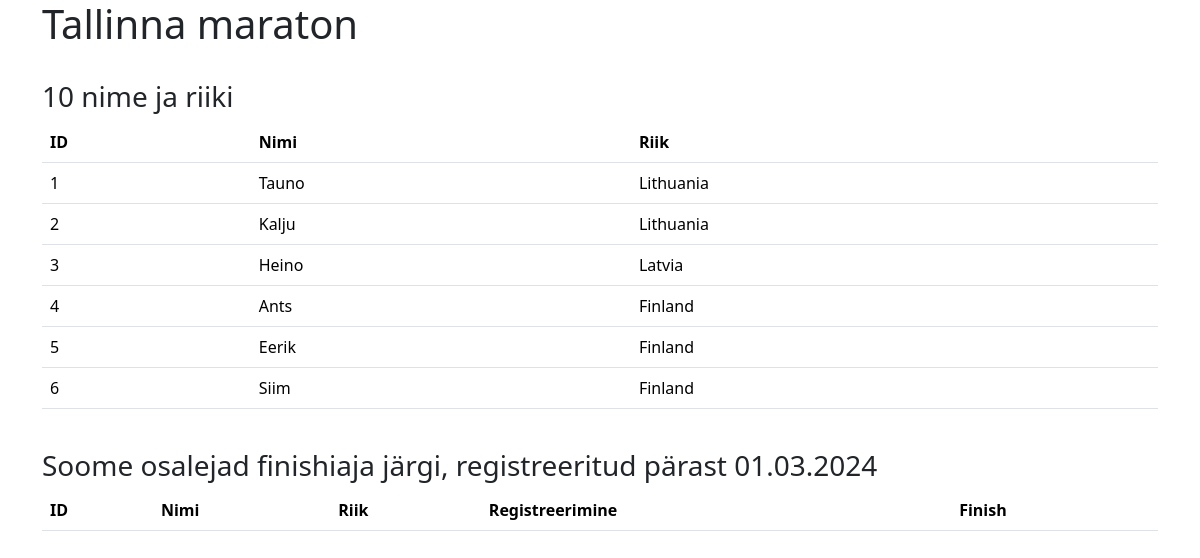
/tallinn_marathon/index.php, run on an earlier commit of the app's database.
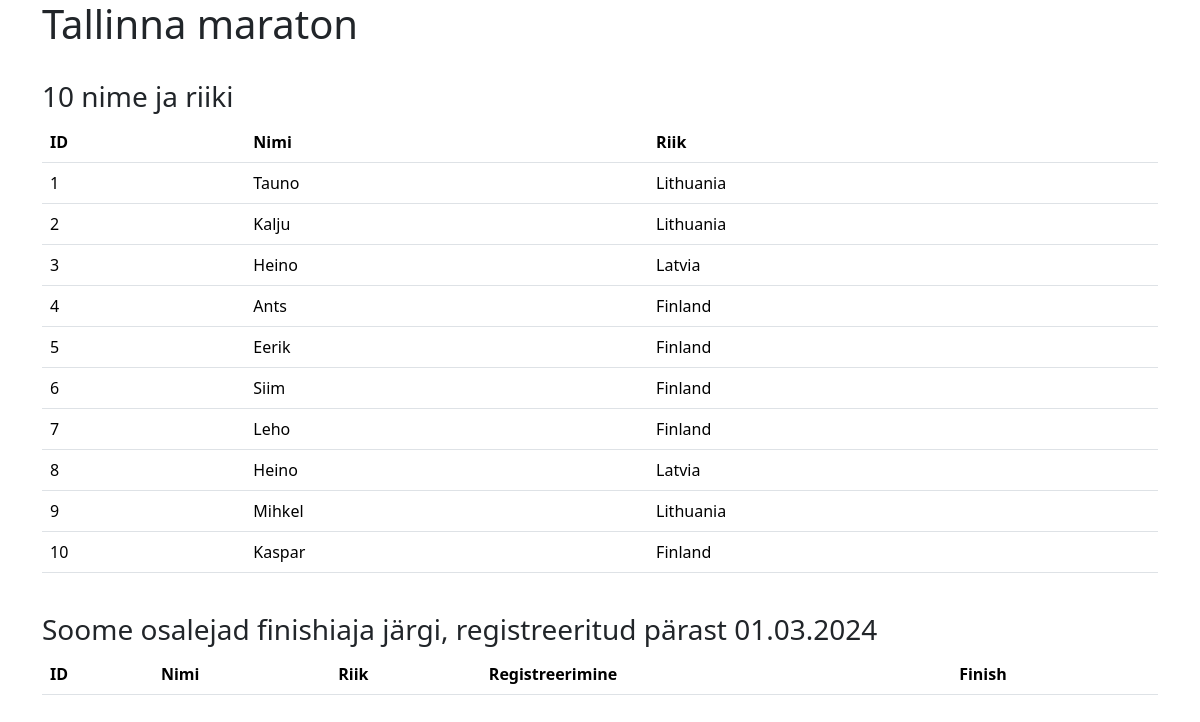
And on a later commit of the database.
### tables this page shows
create table tallinn_marathon (
	id INT,
	nimi VARCHAR(8),
	vanus INT,
	tel VARCHAR(50),
	riik VARCHAR(50),
	sugu VARCHAR(50),
	tsargi_suurus VARCHAR(50),
	registreerimine DATE,
	finish VARCHAR(50)
);

### tallinn_marathon/index.php (the view, shortened to what this page needs)
<!doctype html>
<html lang="et">
  <head>
    <link href="https://cdn.jsdelivr.net/npm/bootstrap@5.3.3/dist/css/bootstrap.min.css" rel="stylesheet">
  </head>
  <body>
  <div class="container">
  <h1>Tallinna maraton</h1><br>
  <h3>10 nime ja riiki</h3>
  <?php
require_once 'config.php';
$sql = "SELECT id, nimi, riik FROM tallinn_marathon LIMIT 10";
$result = mysqli_query($yhendus, $sql);
      echo '<table class="table">';
      echo "<tr><th>ID</th><th>Nimi</th><th>Riik</th></tr>";
      while ($row = mysqli_fetch_assoc($result)) {
          echo "<tr>";
          echo "<td>" . $row['id'] . "</td>";
          echo "<td>" . $row['nimi'] . "</td>";
          echo "<td>" . $row['riik'] . "</td>";
          echo "</tr>";
      }
      echo "</table>";
?>
<br>
<h3>Soome osalejad finishiaja järgi, registreeritud pärast 01.03.2024</h3>
  <?php
      echo '<table class="table">';
      echo "<tr><th>ID</th><th>Nimi</th><th>Riik</th><th>Registreerimine</th><th>Finish</th></tr>";
      echo "</table>";
?>
</div>
  </body>
</html>

What changed in the data, as far as the page shows it:
added tallinn_marathon: id "7", nimi "Leho", riik "Finland"
added tallinn_marathon: id "8", nimi "Heino", riik "Latvia"
added tallinn_marathon: id "9", nimi "Mihkel", riik "Lithuania"
added tallinn_marathon: id "10", nimi "Kaspar", riik "Finland"
